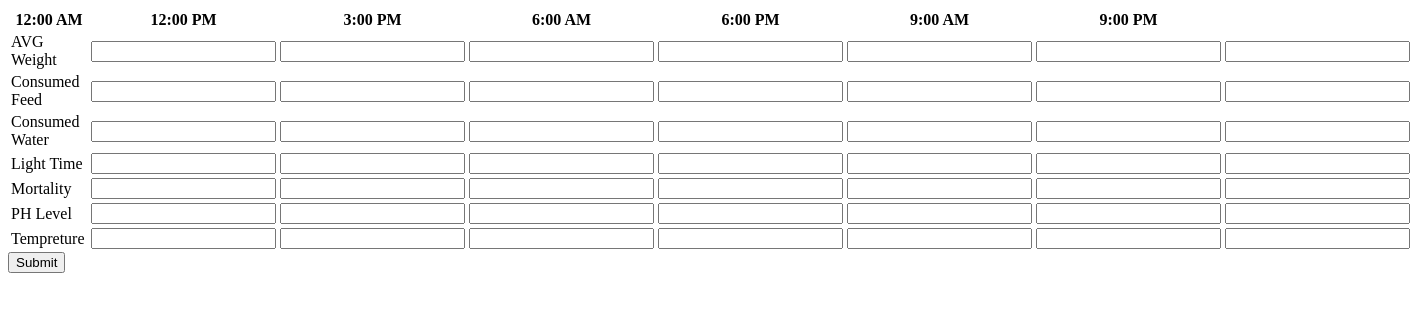
The page /form/1 on the database as committed earlier.
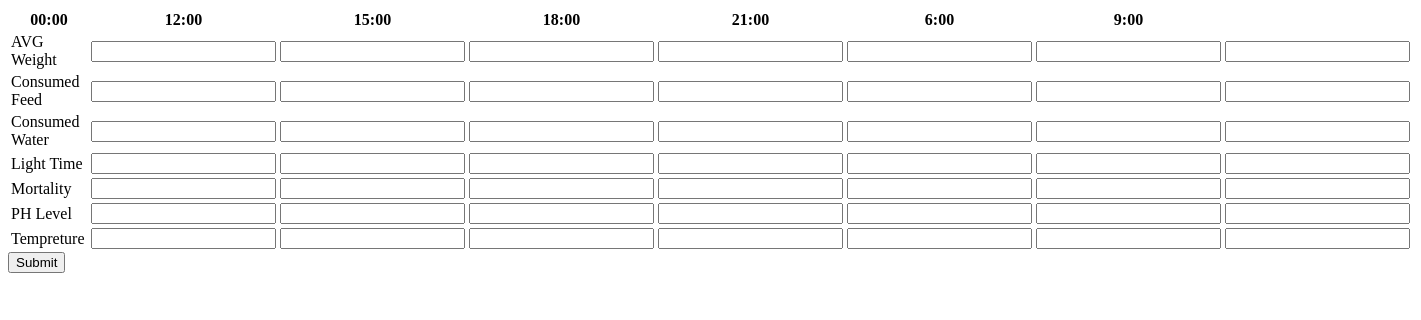
The same page on the database as committed later.
### model.py (models this page shows, shortened)
class FormColumns(db.Model):
    __tablename__ = 'form_columns'
    form_id = Column(Integer, ForeignKey('form.form_id'), primary_key=True)
    column_title = Column(String, primary_key=True)

class TemplateRow(db.Model):
    __tablename__ = 'template_row'
    template_id = Column(Integer, ForeignKey('template.template_id'), primary_key=True)
    row_title = Column(String, primary_key=True)
    __table_args__ = (PrimaryKeyConstraint(template_id, row_title),)

### app.py (the view)
@app.route('/form/<int:form_id>')
def build_form(form_id):
    column_names = get_form_columns_by_form_id(form_id)
    for i in column_names:
        print(i)
    row_names = get_row_titles_by_template_id(form_id)
    return render_template('form_builder.html', column_names=column_names, row_names=row_names)

### Report_Manager/FormModel.py (called while the page is built)
def get_form_columns_by_form_id(form_id):
    form_columns = db.session.query(FormColumns.column_title) \
        .filter(FormColumns.form_id == form_id) \
        .all()
    return [column[0] for column in form_columns]

### Report_Manager/TemplateModel.py (called while the page is built)
def get_row_titles_by_template_id(template_id):
    row_titles = db.session.query(TemplateRow.row_title) \
        .filter(TemplateRow.template_id == template_id) \
        .all()
    return [title[0] for title in row_titles]

### templates/form_builder.html (shortened to what this page needs)
<!DOCTYPE html>
<html>
  <head>
  </head>
  <body>
    <form>
      <table>
        <thead>
          <tr>
            {% for column_name in column_names %}
              <th>{{ column_name }}</th>
            {% endfor %}
          </tr>
        </thead>
        <tbody>
          {% for row_name in row_names %}
            <tr>
              <td>{{ row_name }}</td>
              {% for column_name in column_names %}
                <td><input type="text" name="{{ row_name }}_{{ column_name }}"></td>
              {% endfor %}
            </tr>
          {% endfor %}
        </tbody>
      </table>
      <input type="submit" value="Submit">
    </form>
  </body>
</html>

Rows that differ between the two databases and show on the page:
changed FormColumns (number 1 of 7 on the later page): column_title "9:00 PM" → "00:00"; moves up the list
changed FormColumns (number 2 of 7 on the later page): column_title "3:00 PM" → "12:00"
changed FormColumns (number 3 of 7 on the later page): column_title "6:00 AM" → "15:00"
changed FormColumns (number 4 of 7 on the later page): column_title "6:00 PM" → "18:00"
changed FormColumns (number 5 of 7 on the later page): column_title "9:00 AM" → "21:00"
changed FormColumns (number 6 of 7 on the later page): column_title "12:00 AM" → "6:00"; moves down the list
changed FormColumns (number 7 of 7 on the later page): column_title "12:00 PM" → "9:00"; moves down the list
